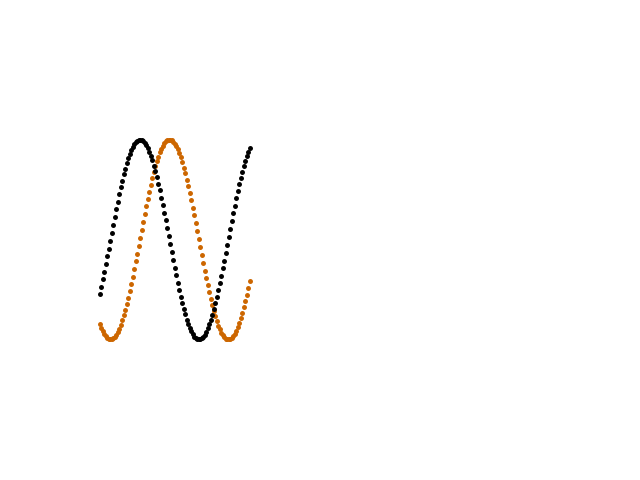
Frame 1 (no input)
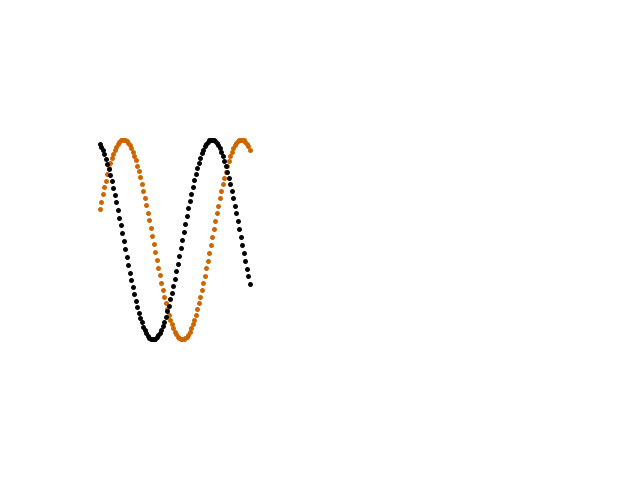
Frame 60 (the mouse pressed at the canvas centre just before this capture)
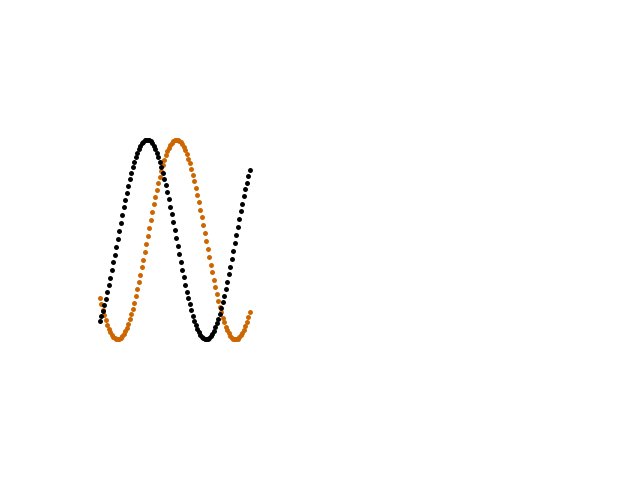
Frame 120 (the mouse held since frame 60 and released just before this capture)

The Processing sketch that drew these frames (run headless with seeded random() and noise(); from frame 60 on, the mouse is pressed at the canvas centre):

// Processing sketch: lesson1
// ── lesson1.pde

int frame = 0;
float multiplier = 0.002;
int numberOfPoints = 320;

void setup()
{
	frameRate(10);
	size(640, 480);
	strokeWeight(5);
}

void draw()
{

	background(255);

	


	 waves();
	//spiral();
	//circle();
}
void waves(){
	frame++;
	stroke(204, 102, 0);
	for (int i = 0; i <= 100; i++) {
		point(100 + i * 1.5, 240 + sin(frame + i * 0.08) * 100);

	}
	stroke(0, 0, 0);
	for (int i = 0; i <= 100; i++) {
		point(100 + i * 1.5, 240 + cos(frame + i * 0.08) * 100);

	}
}
void circle(){
	int count = 200;
	
	for (int i = 1; i <= count ; i++) {
		float angle = i * PI * 2 / count;
		float x = width / 2 + sin(angle) * count;
		float y = height / 2 + cos(angle)  * count;
		point(x, y);
	}

}
void spiral(){
int count = 100;
	
	for (int i = 1; i <= count ; i++) {
		
		float angle = i * PI * 2 / count;
		float x = width / 2 + sin(angle)  * i * 3;
		float y = height / 2 + cos(angle)   * i * 3;
		point(x, y);
	}
}
